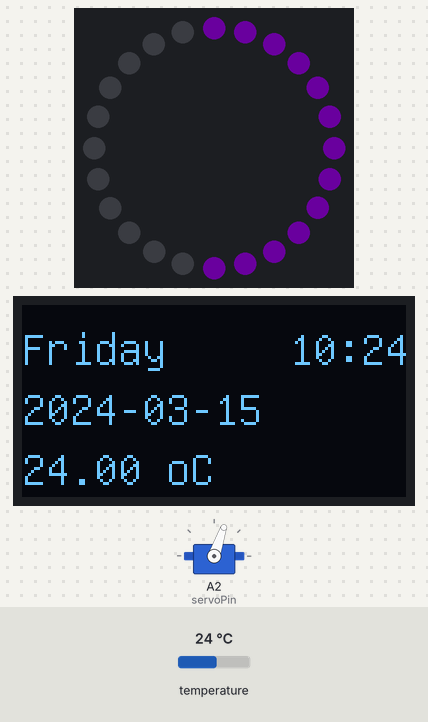
The sketch below on a simulated Arduino Uno, built with avr-gcc and run on an emulated ATmega328P. Shown: servo, 24 RGB LEDs in a ring, first at the top, clockwise, 128×64 one-colour display. Inputs (shaded band) come from the test bench; at power-on: temperature 24 °C. Dim RGB values are drawn brighter than linear; the local clock reads 2024-03-15 10:24:30 at power-on unless the sketch sets it; what the sketch prints to the serial monitor is not drawn.

Above: at 2.1 s.
2.2 s: temperature set to 23.3 °C
At 6.6 s:
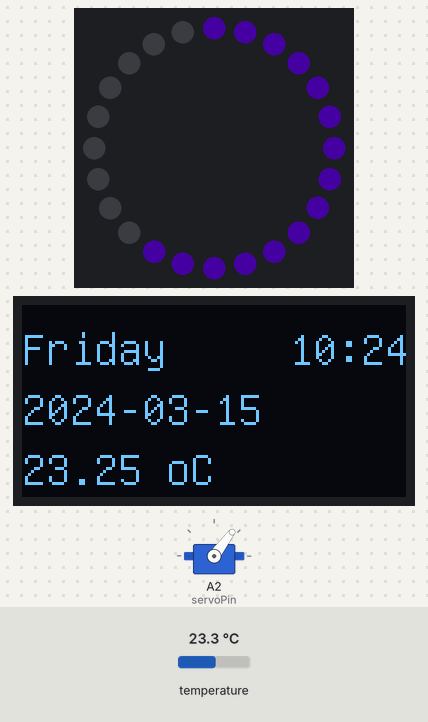
6.9 s: temperature set to 22.5 °C
At 9.2 s:
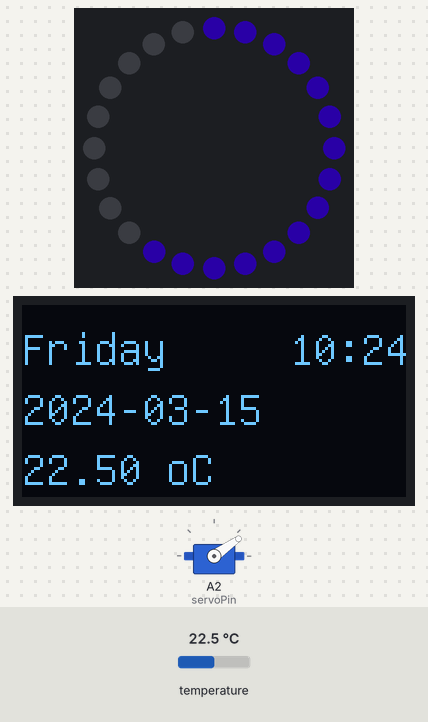
11.6 s: temperature set to 21.3 °C
At 14.8 s:
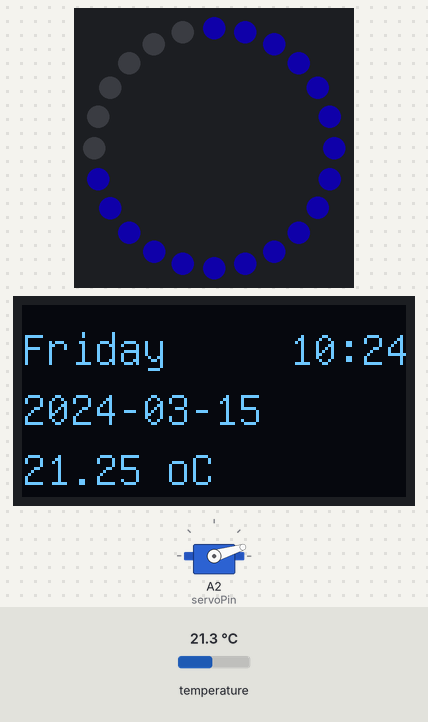
16.3 s: temperature set to 28 °C
At 19.5 s:
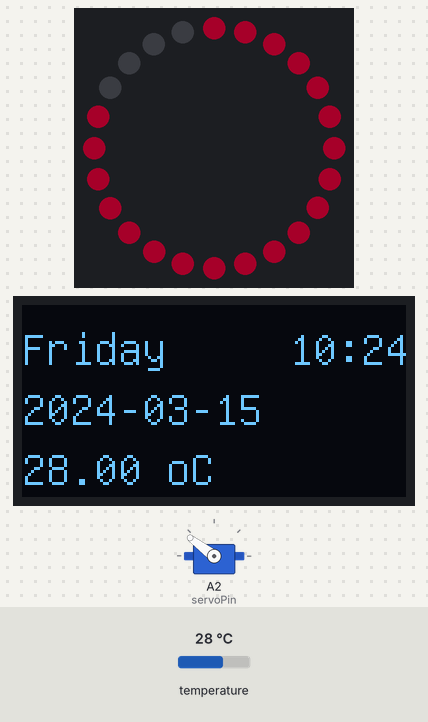
20.1 s: temperature set to 33 °C
At 21.6 s:
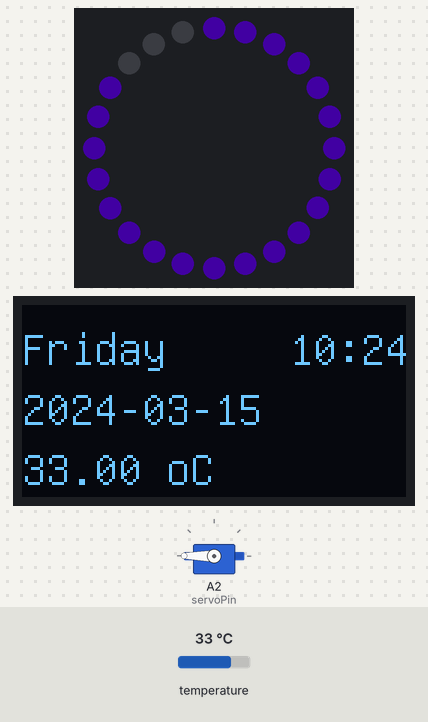
24.8 s: temperature set to 19 °C
At 29.8 s:
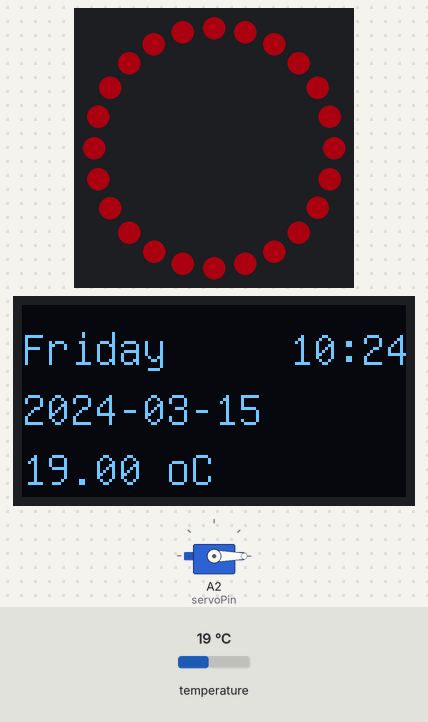
Timing chart, 0 to 31.3 s (numbered marks = the images above; inputs shaded):
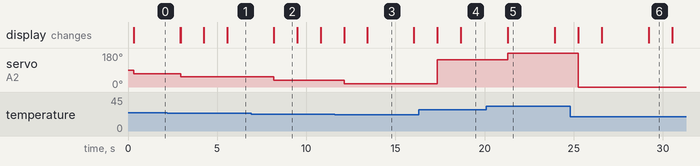

The sketch:

tillampadProgrammeringOvningsprojektLudvigOverland.ino
```cpp
/*
File: TillampadProgProjekt1
Author: Ludvig Overland
Date: 2025-10-15
Description: A program that produces the current time and temperature and respectively outputs it on an OLED screen, a servo motor, and a NeoPixel ring.
*/

#include "RTClib.h"    // Tar me nödvändiga bibliotek
#include "U8glib.h"
#include <Servo.h>
#include <Adafruit_NeoPixel.h>

RTC_DS3231 rtc;      //Skriver om viktiga grejor så det it blir jobbigt
U8GLIB_SSD1306_128X64 u8g(U8G_I2C_OPT_NO_ACK);
Servo myservo;

#define LED_PIN 3
#define LED_COUNT 24
Adafruit_NeoPixel strip = Adafruit_NeoPixel(LED_COUNT, LED_PIN, NEO_GRB + NEO_KHZ800);

char daysOfTheWeek[7][12] = {"Sunday", "Monday", "Tuesday", "Wednesday", "Thursday", "Friday", "Saturday"};
int servoPin = A2;

//Variabler
String formattedTime = "";
float temperature = 0.0;

void setup() {
  Serial.begin(9600);       // Fast serial monitor
  myservo.attach(servoPin); // Attach servo to pin A2
  myservo.write(90);        // Start the servo centered

  strip.begin(); //Initializing commands for the LED Ring
  strip.show();
  strip.setBrightness(50);

  if (!rtc.begin()) {
    Serial.println("Couldn't find RTC"); // I did not code the rtc, this took the code from "https://randomnerdtutorials.com/esp32-ds3231-real-time-clock-arduino/"
    Serial.flush();
    while (1) delay(10);
  }

  if (rtc.lostPower()) {
    Serial.println("RTC lost power, setting time!");
    rtc.adjust(DateTime(F(__DATE__), F(__TIME__)));
  }
}

void loop() {
  DateTime now = rtc.now();

  String yearStr = String(now.year(), DEC);
  String monthStr = (now.month() < 10 ? "0" : "") + String(now.month(), DEC);
  String dayStr = (now.day() < 10 ? "0" : "") + String(now.day(), DEC);
  String hourStr = (now.hour() < 10 ? "0" : "") + String(now.hour(), DEC);
  String minuteStr = (now.minute() < 10 ? "0" : "") + String(now.minute(), DEC);
  String secondStr = (now.second() < 10 ? "0" : "") + String(now.second(), DEC);
  String dayOfWeek = daysOfTheWeek[now.dayOfTheWeek()];

  // Update global variables
  formattedTime = dayOfWeek + ", " + yearStr + "-" + monthStr + "-" + dayStr + " " + hourStr + ":" + minuteStr + ":" + secondStr;
  temperature = rtc.getTemperature();

  Serial.println(formattedTime);
  Serial.print(temperature);
  Serial.println("ºC\n");

// Calling various functions to output data in a visible manner
  oledDraw();
  servoWrite(temperature);
  updateLedRing(now, temperature);
  delay(1000);
}

void oledDraw() {
  /*
  This function outputs the date, time in hours and minutes and the temperature and curreny day of the week to an OLED screen
  */

  u8g.setFont(u8g_font_unifont);

  // This block of code divides the formatted time from the void loop into the components of: Day, Date and the commas in-between
  int commaIndex = formattedTime.indexOf(',');
  String dayStr = formattedTime.substring(0, commaIndex);                 // "Monday"
  String dateStr = formattedTime.substring(commaIndex + 2, commaIndex + 12); // "2025-10-09"

  //Had some problem with importing the temp variable from earlier so this is a little overkill but it makes the temp output
  String tempStr = String(temperature, 2) + " oC";

  int spaceIndex = formattedTime.indexOf(' ', commaIndex + 2); // find space after date
  String timeStr = formattedTime.substring(spaceIndex + 1, spaceIndex + 6); // "HH:MM"

  u8g.firstPage();
  do {
    // Draw day and date on left
    u8g.drawStr(0, 20, dayStr.c_str());
    u8g.drawStr(0, 40, dateStr.c_str());

    // Draw temperature below
    u8g.drawStr(0, 60, tempStr.c_str());

    // Draw time in top-right corner
    int screenWidth = 128;
    int timeWidth = u8g.getStrWidth(timeStr.c_str());
    u8g.drawStr(screenWidth - timeWidth, 20, timeStr.c_str()); // right aligned
  } while (u8g.nextPage());
}

//Maps the current temperature to a servo angle and outputs it
void servoWrite(float temperature) {
  int servoAngle = map(temperature, 20, 30, 0, 179);
  myservo.write(servoAngle);
}

// Function to control the Led Ring
void updateLedRing(DateTime now, float temperature) {
  int second = now.second();

  // Determine how many LEDs should be lit (1 LED every 2.5 seconds)
  int activeLEDs = second / 2.5;

  // At the start of a new minute, turn all LEDs off
  if (second == 0) {
    strip.clear();
    strip.show();
    return;
  }

  // blue (0,0,255) -> red (255,0,0)
  int redValue = map(temperature, 20, 30, 0, 255);
  int greenValue = 0;
  int blueValue = map(temperature, 20, 30, 255, 0);
  uint32_t color = strip.Color(redValue, greenValue, blueValue);

  strip.clear();
  for (int i = 0; i <= activeLEDs && i < LED_COUNT; i++) {
    strip.setPixelColor(i, color);
  }
  strip.show();
}
```

Measured:
- the behaviour switches between 23.9 and 23.8 °C on temperature (found by bisection; images 0 and 1)
- the behaviour switches between 22.9 and 22.8 °C on temperature (found by bisection; images 1 and 2)
- the behaviour switches between 21.9 and 21.8 °C on temperature (found by bisection; images 2 and 3)
- after the input at 2.2 s, servo on A2 (servoPin): 71° → 53° after 0.75 s
- after the input at 6.9 s, servo on A2 (servoPin): 53° → 35° after 1.3 s
- after the input at 11.6 s, servo on A2 (servoPin): 35° → 17° after 0.52 s
- after the input at 16.3 s, servo on A2 (servoPin): 17° → 143° after 1.1 s; the display: first changes after 1.1 s (image 4 shows a later state)
- after the input at 20.1 s, servo on A2 (servoPin): 143° → 180° after 1.2 s
- after the input at 24.8 s, servo on A2 (servoPin): 180° → 0° after 0.47 s
